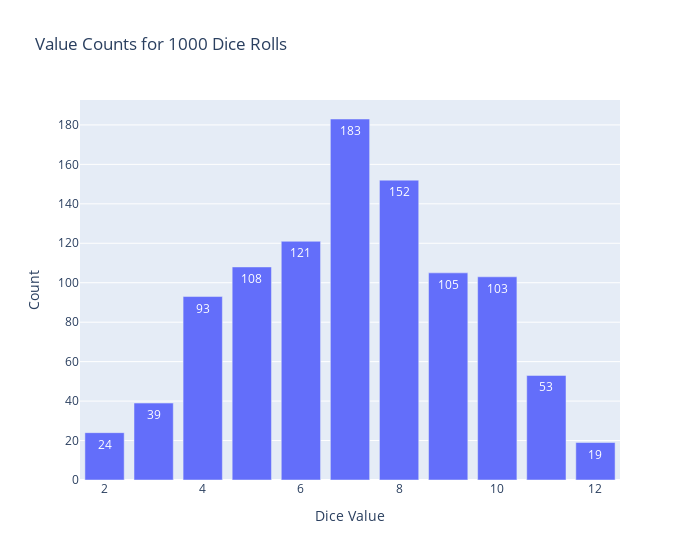

Source (notebook cell):
### Code cell
fig.update_layout(
    title='Value Counts for 1000 Dice Rolls',
    xaxis_title='Dice Value',
    yaxis_title='Count',
    width=700,
)

### Figure 1 — Plotly figure (JSON) as saved in the notebook; plotly's stock layout.template omitted (floating-point values rounded to 4 significant figures)
{"data": [{"text": [24.0, 39.0, 93.0, 108.0, 121.0, 183.0, 152.0, 105.0, 103.0, 53.0, 19.0], "textposition": "auto", "type": "bar", "x": [2, 3, 4, 5, 6, 7, 8, 9, 10, 11, 12], "y": [24, 39, 93, 108, 121, 183, 152, 105, 103, 53, 19]}], "layout": {"title": {"text": "Value Counts for 1000 Dice Rolls"}, "width": 700, "xaxis": {"title": {"text": "Dice Value"}}, "yaxis": {"title": {"text": "Count"}}}}
